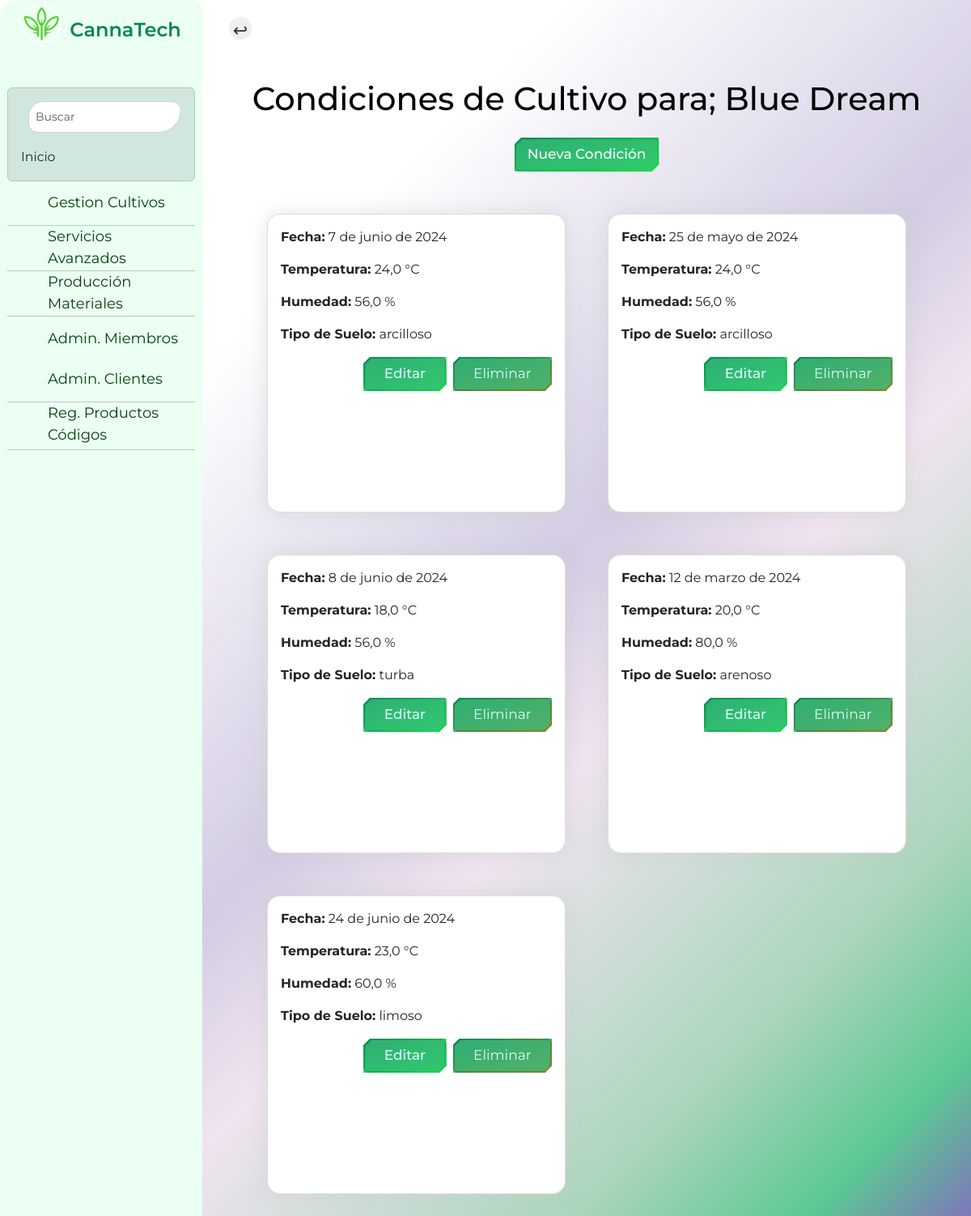
Page /core/variedad/3/condiciones/ (signed in) on the committed database.
### core/models.py (models this page shows, shortened)
class Variedad(models.Model): #planta
    nombre = models.CharField(max_length=100)
    descripcion = models.TextField()
    user = models.ForeignKey(User, on_delete=models.CASCADE, default=None)

class CondicionesCultivo(models.Model):
    variedad = models.ForeignKey(Variedad, on_delete=models.CASCADE, related_name='condiciones')
    registro_fecha = models.DateField()
    temperatura = models.FloatField()
    humedad = models.FloatField()
    tipo_suelo = models.CharField(max_length=100, choices=[
        ('arcilloso', 'Arcilloso: Alta proporción de arcilla, retiene agua y nutrientes.'),
        ('arenoso', 'Arenoso: Mucha arena, muy permeable, retiene menos agua y nutrientes.'),
        ('limoso', 'Limoso: Textura suave, retiene agua y nutrientes.'),
        ('humifero', 'Humífero: Rico en materia orgánica y nutrientes, muy fértil.'),
        ('calcareo', 'Calcáreo: Alto contenido de calcio, afecta el pH del suelo.'),
        ('salino', 'Salino: Concentraciones altas de sales solubles, perjudicial para cultivos.'),
        ('turba', 'Turba: Suelo orgánico de descomposición vegetal.'),
    ])
    ph_suelo = models.FloatField(default=7.0)
    nutrientes = models.CharField(max_length=100, default='normal')
    iluminacion = models.FloatField(default=0.0)
    temperatura_suelo = models.FloatField(default=0.0)
    humedad_suelo = models.FloatField(default=0.0)
    temperatura_ambiente = models.FloatField(default=0.0)
    humedad_ambiente = models.FloatField(default=0.0)
    concentracion_co2 = models.FloatField(default=400.0)
    ventilacion = models.CharField(max_length=100, default='normal')
    oxigeno_suelo = models.FloatField(default=0.0)
    calidad_agua_ph = models.FloatField(default=6.0)
    calidad_agua_cloro = models.FloatField(default=0.0)

### core/views.py (the view)
# urls.py: path('variedad/<int:variedad_id>/condiciones/', views.condiciones_cultivo_list, name='condiciones_cultivo_list'),
@login_required
def condiciones_cultivo_list(request, variedad_id):
    variedad = get_object_or_404(Variedad, pk=variedad_id)
    condiciones = variedad.condiciones.all()  # Access related objects using 'condiciones'
    return render(request, 'core/condiciones_cultivo_list.html', {'condiciones': condiciones, 'variedad': variedad})

### core/templates/core/condiciones_cultivo_list.html (shortened to what this page needs)
{% extends 'core/base.html' %}
{% load static %}
{% block content %}
<input type="button" class="btn-prev" value="↩" onClick="javascript:history.go(-1);">
<div class="container my-5">
    <div class="text-center">
        <h1 class="mb-4 texto-negro">Condiciones de Cultivo para; {{ variedad.nombre }}</h1>
        <a href="{% url 'condiciones_cultivo_create' variedad.pk %}" class="btn btn-primary mb-3 custom-btn">Nueva Condición</a>
    </div>
    <div class="card-container">
        {% for condicion in condiciones %}
        <div class="card">
            <div class="card-body">
                <p><strong>Fecha:</strong> {{ condicion.registro_fecha }}</p>
                <p><strong>Temperatura:</strong> {{ condicion.temperatura }} °C</p>
                <p><strong>Humedad:</strong> {{ condicion.humedad }} %</p>
                <p><strong>Tipo de Suelo:</strong> {{ condicion.tipo_suelo }}</p>
                <div class="d-flex justify-content-end">
                    <a href="{% url 'condiciones_cultivo_update' variedad.pk condicion.pk %}" class="btn btn-primary me-2">Editar</a>
                    <button type="button" class="btn btn-danger" data-toggle="modal" data-target="#modalEliminarCondicion{{ condicion.pk }}">
                        Eliminar
                    </button>
                </div>
            </div>
        </div>
        {% endfor %}
    </div>
</div>
{% endblock %}

### rows in the picture
Variedad: nombre "Blue Dream"
CondicionesCultivo: registro_fecha "7 de junio de 2024", temperatura "24,0", humedad "56,0", tipo_suelo "arcilloso"
CondicionesCultivo: registro_fecha "25 de mayo de 2024", temperatura "24,0", humedad "56,0", tipo_suelo "arcilloso"
CondicionesCultivo: registro_fecha "8 de junio de 2024", temperatura "18,0", humedad "56,0", tipo_suelo "turba"
CondicionesCultivo: registro_fecha "12 de marzo de 2024", temperatura "20,0", humedad "80,0", tipo_suelo "arenoso"
CondicionesCultivo: registro_fecha "24 de junio de 2024", temperatura "23,0", humedad "60,0", tipo_suelo "limoso"
